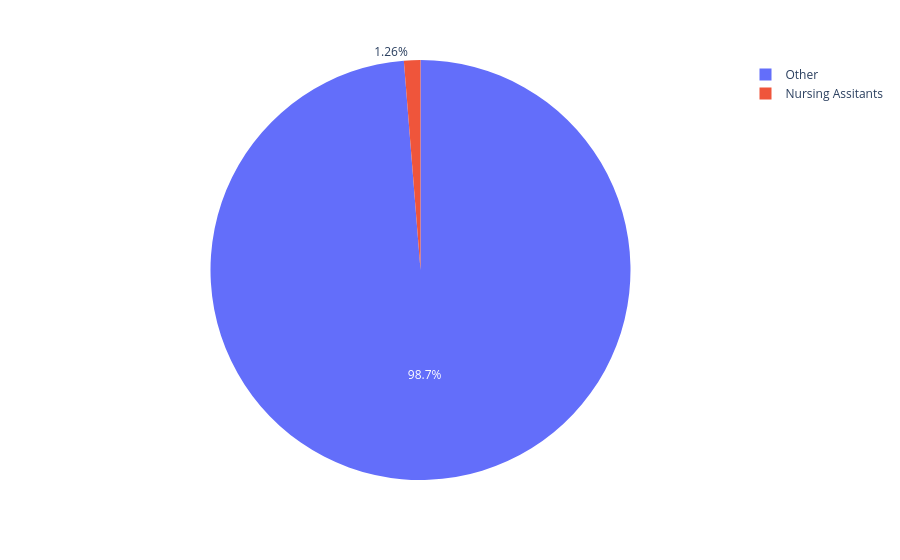

Source (notebook cell):
### Code cell
labels = ['Nursing Assitants', 'Other']
values = [count_cna_wv, count_other_wv]
px.pie(names=labels, values=values)

### Figure 1 — Plotly figure (JSON) as saved in the notebook; plotly's stock layout.template omitted (floating-point values rounded to 4 significant figures)
{"data": [{"domain": {"x": [0, 1], "y": [0, 1]}, "hovertemplate": "label=%{label}<br>value=%{value}<extra></extra>", "labels": ["Nursing Assitants", "Other"], "legendgroup": "", "name": "", "showlegend": true, "type": "pie", "values": [8860.0, 692600.0]}], "layout": {"legend": {"tracegroupgap": 0}, "margin": {"t": 60}}}
